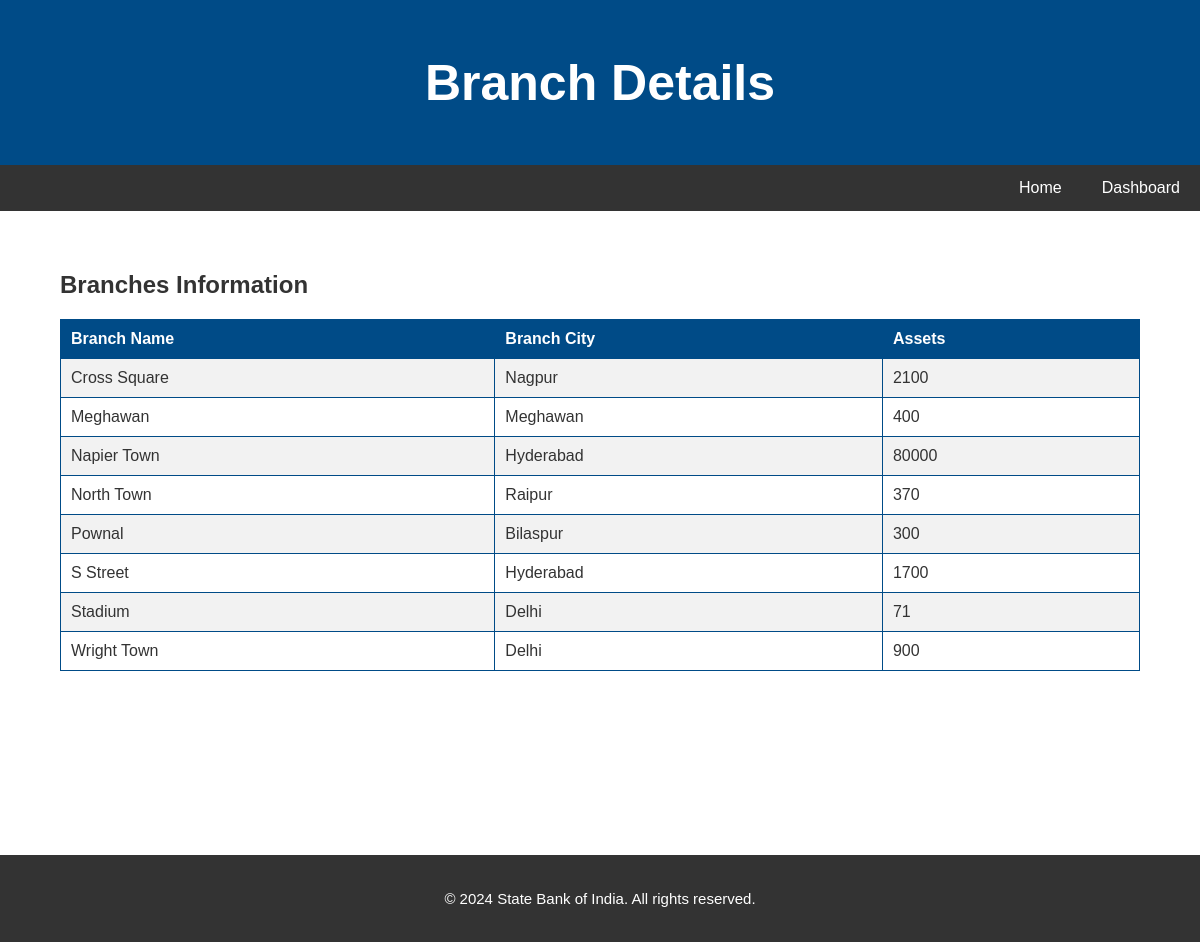
Screenshot of /view_all_branch_details.php (signed in) with the database file from the repository.
### tables this page shows
CREATE TABLE `branch` (
  `branch_name` varchar(15) NOT NULL,
  `branch_city` varchar(15) DEFAULT NULL,
  `assests` int(8) DEFAULT NULL
);

### view_all_branch_details.php (the view, shortened to what this page needs)
<?php
include 'conn.php';
$sql = "SELECT branch_name, branch_city, assests FROM branch";
$result = $conn->query($sql);
?>
<!DOCTYPE html>
<html lang="en">
<head>
</head>
<body>
    <header class="header">
        <h1 style="font-size: 50px;">Branch Details</h1>
    </header>
    <nav class="nav">
        <ul>
            <li><a href="https://localhost/dbms/bank2.html">Home</a></li>
            <li><a href="https://localhost/dbms/dashboard.php">Dashboard</a></li>
        </ul>
    </nav>
    <div class="container">
    <h2>Branches Information</h2>
    <?php if ($result->num_rows > 0): ?>
        <table>
            <tr>
                <th>Branch Name</th>
                <th>Branch City</th>
                <th>Assets</th>
            </tr>
            <?php while ($branch = $result->fetch_assoc()): ?>
            <tr>
                <td><?php echo $branch['branch_name']; ?></td>
                <td><?php echo $branch['branch_city']; ?></td>
                <td><?php echo $branch['assests']; ?></td>
            </tr>
            <?php endwhile; ?>
        </table>
    <?php else: ?>
        <p>No branches found.</p>
    <?php endif; ?>
</div>
<br>
<br>
<br>
<br>
<br>
<br>
<br>
<br>
    <footer class="footer">
        <p>© 2024 State Bank of India. All rights reserved.</p>
    </footer>
</body>
</html>

### view_all_branch_details.php (style rules this page uses)
body { font-family: 'Arial', sans-serif; margin: 0; padding: 0; color: #333; }
.header, .footer { background-color: #004B87; color: #fff; text-align: center; padding: 20px; }
.nav { background-color: #333; overflow: hidden; }
.nav ul { list-style-type: none; margin: 0; padding: 0; display: flex; justify-content: flex-end; }
.nav ul li { padding: 14px 20px; }
.nav ul li a { color: white; text-align: center; text-decoration: none; display: block; }
.container { padding: 40px 5%; }
table { width: 100%; border-collapse: collapse; margin-top: 20px; }
th, td { border: 1px solid #004B87; padding: 10px; text-align: left; }
th { background-color: #004B87; color: white; }
tr:nth-child(even) { background-color: #f2f2f2; }
.footer { padding: 20px; background-color: #333; color: white; text-align: center; font-size: 15px; }

### rows the page displays
branch: branch_name "Cross Square", branch_city "Nagpur", assests "2100"
branch: branch_name "Meghawan", branch_city "Meghawan", assests "400"
branch: branch_name "Napier Town", branch_city "Hyderabad", assests "80000"
branch: branch_name "North Town", branch_city "Raipur", assests "370"
branch: branch_name "Pownal", branch_city "Bilaspur", assests "300"
branch: branch_name "S Street", branch_city "Hyderabad", assests "1700"
branch: branch_name "Stadium", branch_city "Delhi", assests "71"
branch: branch_name "Wright Town", branch_city "Delhi", assests "900"
